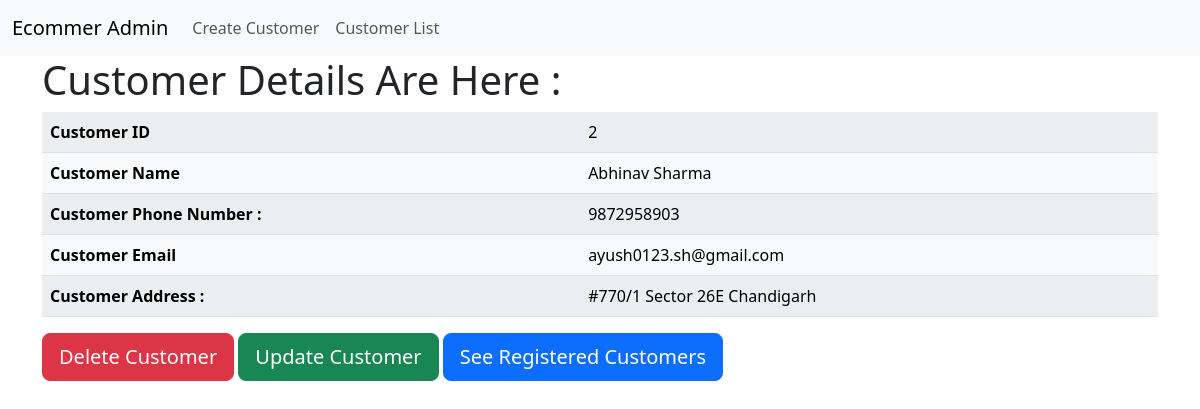
The page /customer/2 on the database its author committed.
### customer/models.py (models this page shows, shortened)
class cdetails (models.Model):
    CustId = models.CharField(max_length=255, null=False)
    CName = models.CharField(max_length=255, null=False)
    PhoneNum = models.CharField(max_length=255, null=False)
    Email = models.EmailField(max_length=255, null=False)
    Adrs = models.CharField(max_length=255,null=False)

### customer/views.py (the view)
# urls.py: path('<int:pk>' , views.CustDetailView.as_view(), name='cust-detail'),
class CustDetailView (DetailView):
    template_name = 'customer/custdetail.html'
    model = cdetails
    context_object_name = 'Cust_detail'

### templates/customer/custdetail.html (shortened to what this page needs)
<!DOCTYPE html>
<html lang="en">
{% extends 'Customer/base.html' %}
{% block dynamic_section %}
<head>
</head>
<body>
    <h1>Customer Details Are Here : </h1>
    <div class="table-responsive">
        <table class="table table-light table-striped">
            <tr>
                <th>Customer ID</th>
                <td>{{Cust_detail.CustId}}</td>
            </tr>
            <tr>
                <th>Customer Name</th>
                <td>{{Cust_detail.CName}}</td>
            </tr>
            <tr>
                <th>Customer Phone Number :</th>
                <td>{{Cust_detail.PhoneNum}}</td>
            </tr>
            <tr>
                <th>Customer Email</th>
                <td>{{Cust_detail.Email}}</td>
            </tr>
            <tr>
                <th>Customer Address :</th>
                <td>{{Cust_detail.Adrs}}</td>
            </tr>
        </table>
        <a href="delete={{ Cust_detail.id }}" class="btn btn-danger btn-lg">Delete Customer</a>
        <a href="update={{ Cust_detail.id }}" class="btn btn-success btn-lg">Update Customer</a>
        <a class="btn btn-primary btn-lg" href="{% url 'cust-list' %}">See Registered Customers</a>
    </div>
</body>
{% endblock  %}

### rows shown on the page
cdetails: CustId "2", CName "Abhinav Sharma", PhoneNum "9872958903", Email "ayush0123.sh@gmail.com", Adrs "#770/1 Sector 26E Chandigarh"
